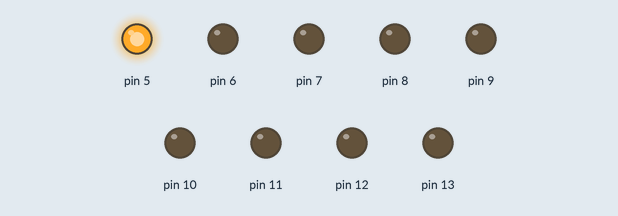
This sketch was run on a simulated Arduino Uno, built with avr-gcc and run on an emulated ATmega328P. Shown: output pins drawn as LEDs (lit = HIGH).

Above: at 0.5 s.
At 2.5 s:
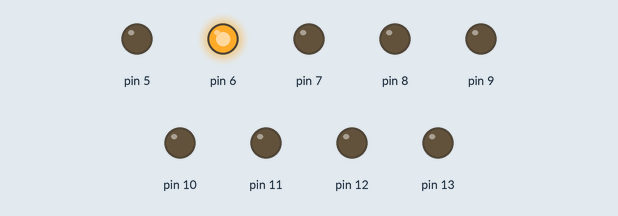
At 6.5 s:
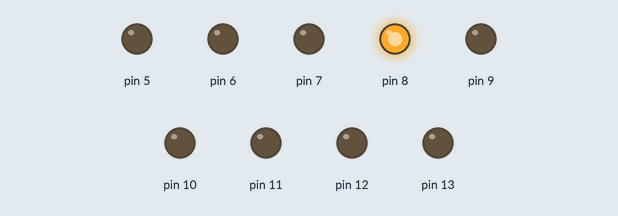
At 11.5 s:
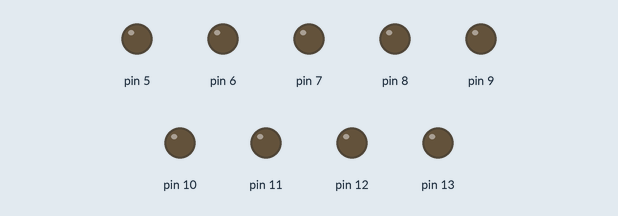
At 16.5 s:
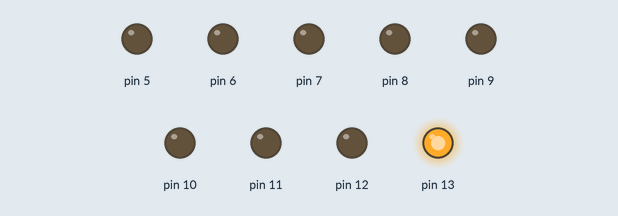
At 22.5 s:
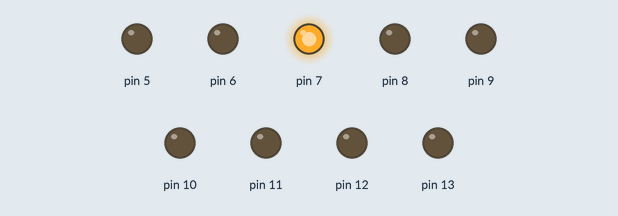
Timing chart, 0 to 23.4 s (numbered marks = the images above):
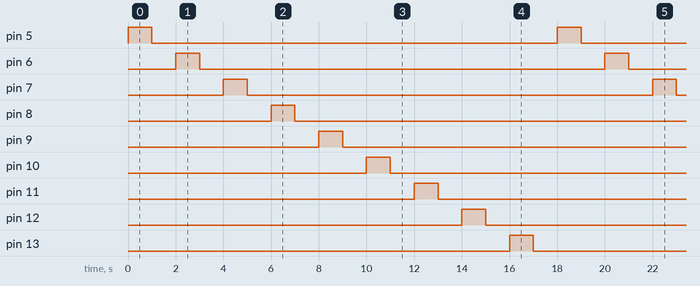

The sketch:

Expt_1.c_blinking_led_in_pattern1.ino
```cpp
void setup()
{
  for(int i=5; i<=13; i++)
	{
  	pinMode(i, OUTPUT);
	}
}

void loop()
{
  for (int i=5;i<=13;i++)
  {
    digitalWrite(i,HIGH);
    delay(1000);
    digitalWrite(i,LOW);
    delay(1000);
  }
}
```

Measured:
- by itself, pin 5–13: alternates HIGH for 1.0 s and LOW for 17.0 s
- by itself, everything shown: repeats every 18.0 s, in 18 steps
